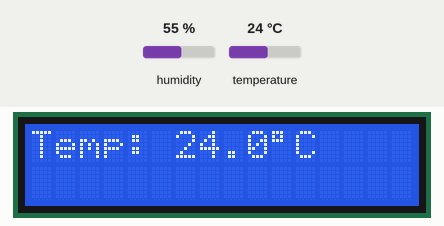
Recording of a sketch running on a simulated ESP32. Shown: 16×2 character LCD. The test bench sets the inputs (shaded band); at power-on: humidity 55 %, temperature 24 °C.

Above: at 1.2 s.
1.3 s: humidity set to 22 %
At 6.8 s:
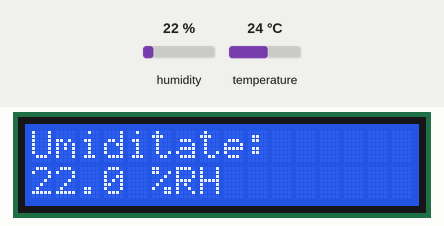
10.7 s: temperature set to 12 °C
At 13.6 s:
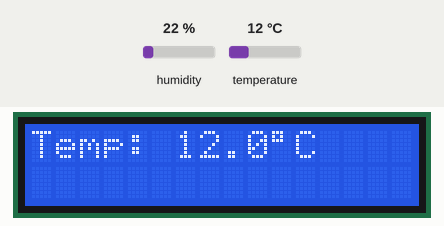
15.7 s: humidity set to 40 %
At 19.2 s:
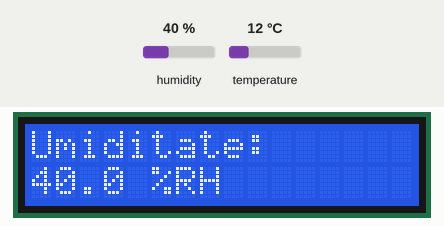
21.7 s: temperature set to 19 °C
At 24.8 s:
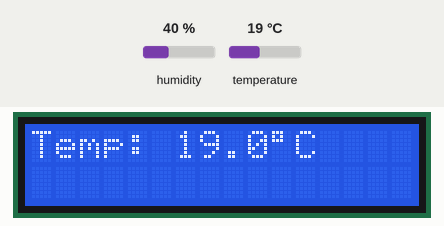
Timing chart, 0 to 26.3 s (numbered marks = the images above; inputs shaded):
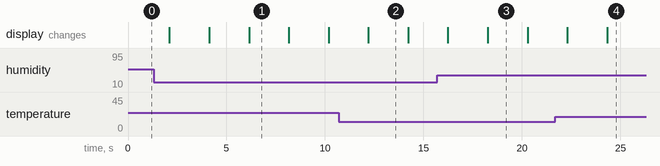

The sketch:

cod_esp32.ino
```cpp
#include <Wire.h>
#include <LiquidCrystal_I2C.h>
#include <DHT.h>

#define DHTPIN 4       // Pinul DATA de la DHT22
#define DHTTYPE DHT22

DHT dht(DHTPIN, DHTTYPE);
//Pentru a construi acest circuit am utilizat 2 placi breadboard standard pe care le-am unit;
// Inițializare LCD pe adresa 0x27, 16x2 caractere
LiquidCrystal_I2C lcd(0x27, 16, 2);

void setup() {
  Serial.begin(115200);

  // Initializează I2C pe pinii specificați
  Wire.begin(23, 22);

  dht.begin();

  lcd.init();
  lcd.backlight();
}

void loop() {
  float tempC = dht.readTemperature();
  float tempF = dht.readTemperature(true);
  float hum = dht.readHumidity();

  if (isnan(tempC) || isnan(tempF) || isnan(hum)) {
    lcd.clear();
    lcd.setCursor(0, 0);
    lcd.print("Eroare citire");
    lcd.setCursor(0, 1);
    lcd.print("DHT22");
    delay(2000);
    return;
  }

  // Afișare temperatură C și F
  lcd.clear();
  lcd.setCursor(0, 0);
  lcd.print("Temp: ");
  lcd.print(tempC, 1);
  lcd.print((char)223); // simbol ° (grad)
  lcd.print("C");

 // lcd.setCursor(0, 1);
 // lcd.print("    ");
 // lcd.print(tempF, 1);
 // lcd.print((char)223);
 // lcd.print("F");

  delay(2000);

  // Afișare umiditate
  lcd.clear();
  lcd.setCursor(0, 0);
  lcd.print("Umiditate:");
  lcd.setCursor(0, 1);
  lcd.print(hum, 1);
  lcd.print(" %RH");

  delay(2000);
}
```

Measured:
- after the input at 1.3 s, the display: first differs from a run without the input after 4.8 s (image 1)
- after the input at 10.7 s, the display: changes after 1.5 s (image 2)
- after the input at 15.7 s, the display: first differs from a run without the input after 2.6 s (image 3)
- after the input at 21.7 s, the display: first differs from a run without the input after 2.6 s (image 4)
- what the display in image 1 shows lasts 2.1 s, from 6.1 s to 8.2 s
